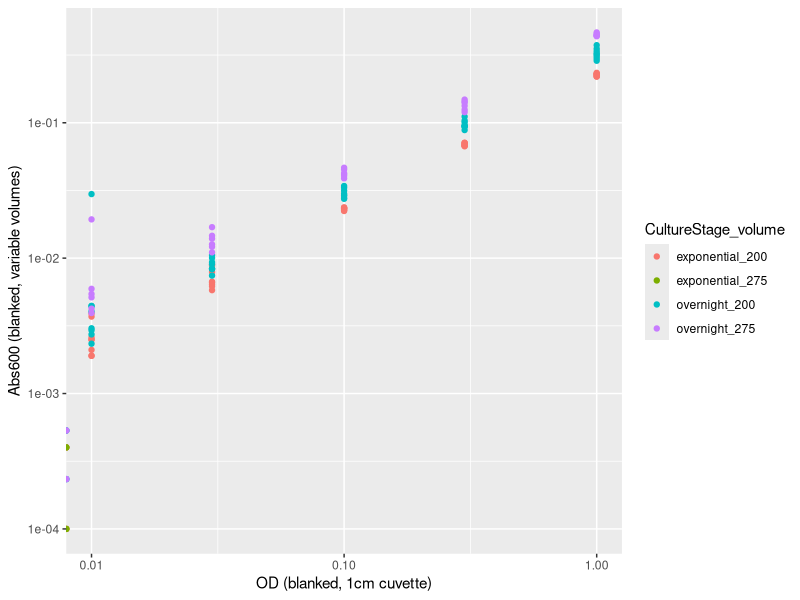
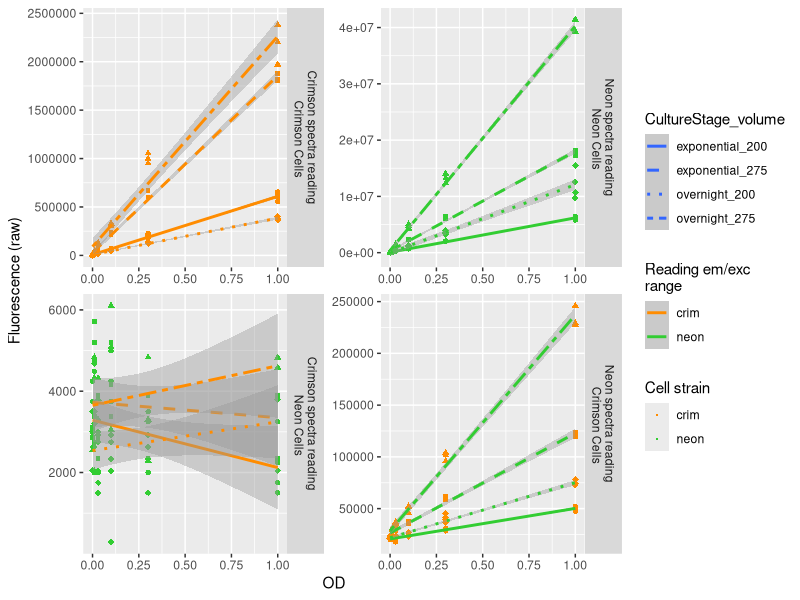
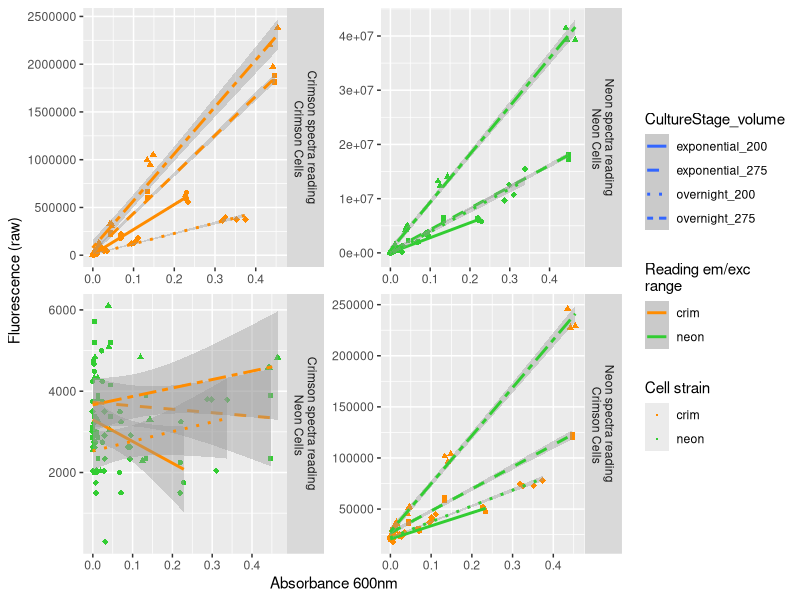
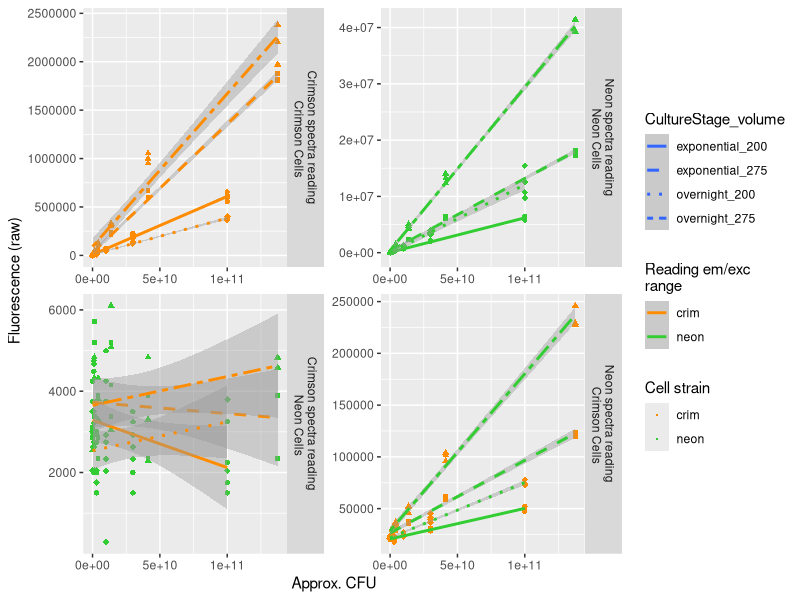
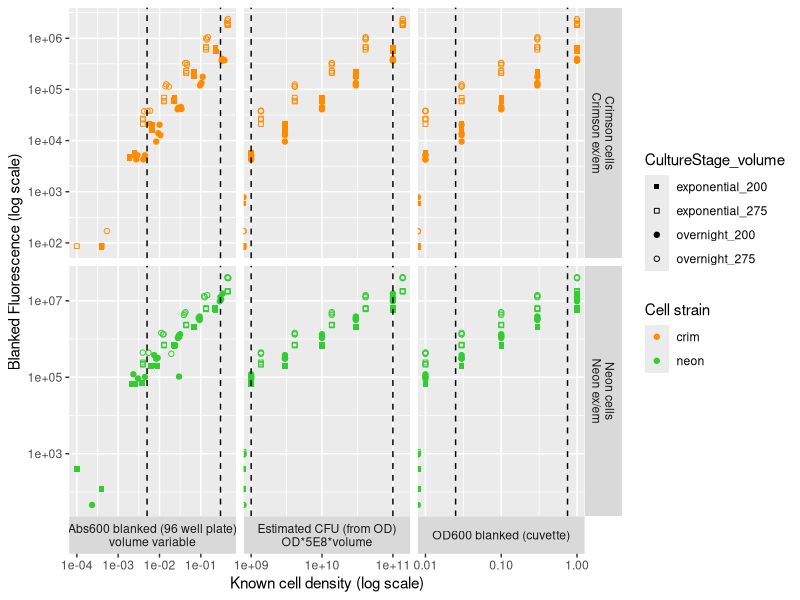
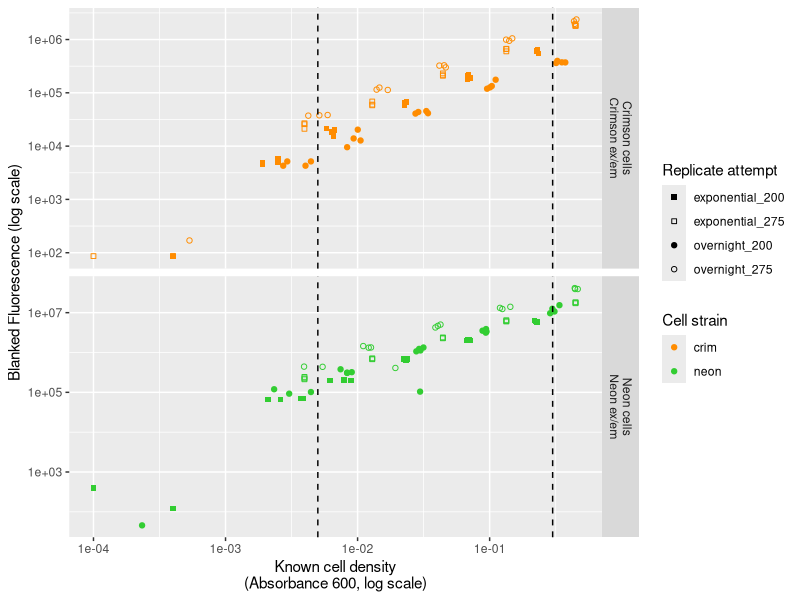
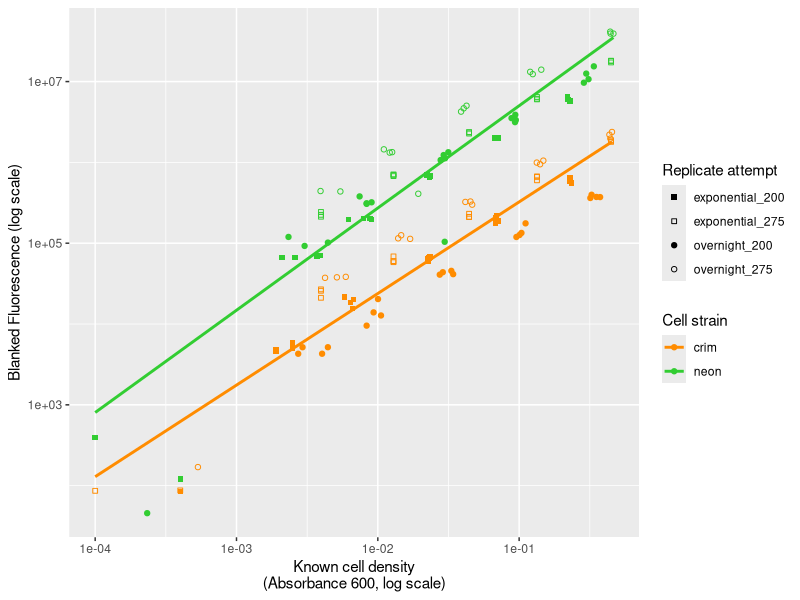
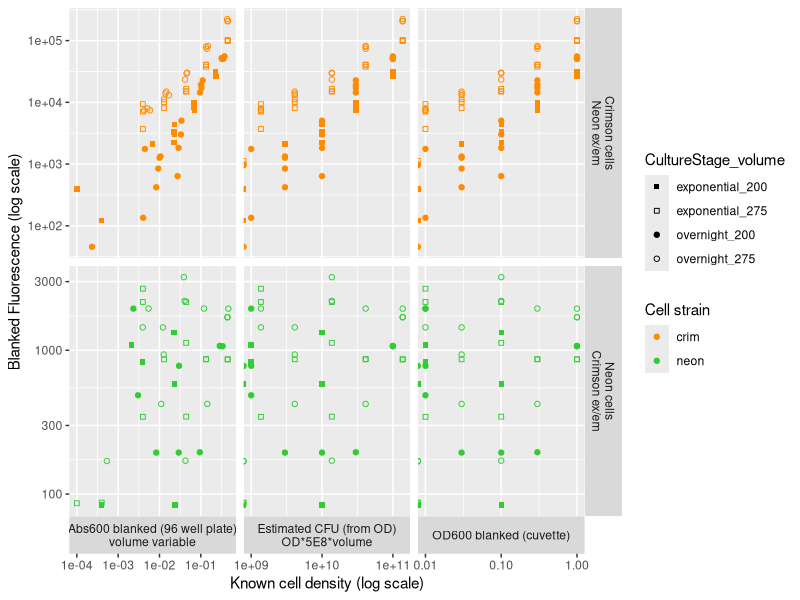

Here is the R script that generated these plots, in order:
library(gridExtra)
library(tidyverse)
library(ggpubr)
dir.create("01_standard_curve")

dat_all <- read.csv("00_raw_data/dat/standard_curve_data.csv") %>%
  filter(!(is.na(read_fluorcell) | is.na(read_otherfluor_fluorcell)))
dat_mix <- read.csv("00_raw_data/dat/standard_curve_mixeddata_wide.csv") 

# 
blankonly <- dat_all %>% filter(OD==0) %>%
  group_by(volume, culture_stage, fluor_cell) %>%
  summarise(Abs600_blanks = mean(Abs600), read_fluorcell_blanks = mean(read_fluorcell)) %>% ungroup()
blankonly_both <- blankonly %>% mutate(fluor_cell=ifelse(fluor_cell=="crim","neon","crim")) %>%
  rename(read_otherfluor_fluorcell_blanks = read_fluorcell_blanks) %>% select(-Abs600_blanks) %>%
  right_join(blankonly)
dat_adj <- left_join(dat_all, blankonly_both) %>%
  mutate(Abs600_blanked = Abs600 - Abs600_blanks, read_fluorcell_blanked = read_fluorcell-read_fluorcell_blanks
         , read_otherfluor_fluorcell_blanked = read_otherfluor_fluorcell-read_otherfluor_fluorcell_blanks
  ) %>%
  unite(culture_stage, volume, col=experiment, remove=FALSE, sep="_") %>%
  mutate(CFU_fromOD = OD*5E8*volume)


#### Absorbance 600 to OD conversion ###########
gg_ODvsAbs <- dat_adj %>%
  unite(culture_stage, volume, col="experiment", remove=FALSE) %>%
  ggplot() +
  geom_point(aes(x=OD, y=Abs600_blanked, col=experiment))+
  # geom_vline(aes(xintercept=0.2)) +
  # geom_hline(aes(yintercept=0.05)) +
  scale_x_log10() + scale_y_log10() +
  labs(col="CultureStage_volume") +
  xlab("OD (blanked, 1cm cuvette)") + ylab("Abs600 (blanked, variable volumes)")
gg_ODvsAbs
ggsave("01_standard_curve/gg_ODvsAbs.png", gg_ODvsAbs, width=6, height=4)

# The exponential culture with 275uL doesn't have absorbance measurements, so let's estimate them using this
# Use the other 275 one
dat_on275_forcurve <- dat_adj %>%
  filter(volume==275, culture_stage == "overnight", OD>0.01)
lm_on275_forcurve <- lm(Abs600_blanked ~ OD, data=dat_on275_forcurve)
dat_adj <- lm_on275_forcurve$coefficients %>% t() %>%as.data.frame() %>%
  rename(abs_conv_intercept = `(Intercept)`, abs_conv_slope = OD) %>%
  cbind(dat_adj) %>%
  mutate(Abs600_blanked = ifelse(is.na(Abs600_blanked), OD*abs_conv_slope+abs_conv_intercept, Abs600_blanked)) %>%
  select(-abs_conv_intercept, -abs_conv_slope)

#### Converting between fluor and OD/Abs ####

# OD vs raw fluorescence
gg_summary_stcurve_ONandExp <- dat_adj %>%
  select(OD, read_fluorcell, read_otherfluor_fluorcell, fluor_cell, experiment) %>%
  pivot_longer(-c(OD, fluor_cell,experiment), names_to="ReadType", values_to="read") %>%
  mutate(
    read_range = ifelse(ReadType=="read_fluorcell", ifelse(fluor_cell=="crim","crim","neon"),
                        ifelse(ReadType=="read_otherfluor_fluorcell", ifelse(fluor_cell=="crim","neon","crim"), NA))
  ) %>%
  mutate(read_range_fluor = ifelse(read_range=="crim","Crimson spectra", "Neon spectra")) %>%
  mutate(cell_type_fluor = ifelse(fluor_cell=="crim", "Crimson Cells", "Neon Cells")) %>%
  unite(read_range_fluor, cell_type_fluor, remove=FALSE, col="Category", sep=" reading\n ") %>%
  # select(Category) %>% unique()
  mutate(Category = factor(Category, levels=c("Crimson spectra reading\n Crimson Cells","Neon spectra reading\n Neon Cells"
                                              ,"Crimson spectra reading\n Neon Cells","Neon spectra reading\n Crimson Cells"))) %>%
  ggplot(aes(x=OD, y=read)) +
  geom_point(aes(fill=fluor_cell), pch=21, cex=0.5,col="NA") +
  geom_point(aes(fill=fluor_cell, pch=experiment), col="NA", show.legend = FALSE) +
  geom_smooth(aes(col=read_range, lty=experiment), method="lm") +
  facet_wrap(.~Category, scales="free", strip.position = "right")+
  ylab("Fluorescence (raw)") + xlab("OD") +
  scale_color_manual(values=c(crim="darkorange", neon="limegreen"))+
  scale_fill_manual(values=c(crim="darkorange", neon="limegreen"))+
  labs(fill="Cell strain", col="Reading em/exc\nrange", lty="CultureStage_volume") +
  scale_shape_manual(values=c(21, 22, 23, 24))+
  scale_linetype_manual(values=c(1,2,3,6))
gg_summary_stcurve_ONandExp
ggsave(filename = "01_standard_curve/gg_summary_stcurve_ONandExp.png", gg_summary_stcurve_ONandExp, height=6, width=10)

# Absorbance vs raw fluorescence
gg_summary_stcurve_ONandExp_abs <- dat_adj %>%
  select(OD, Abs600_blanked, read_fluorcell, read_otherfluor_fluorcell, fluor_cell, experiment) %>%
  pivot_longer(-c(OD, Abs600_blanked, fluor_cell,experiment), names_to="ReadType", values_to="read") %>%
  mutate(
    read_range = ifelse(ReadType=="read_fluorcell", ifelse(fluor_cell=="crim","crim","neon"),
                        ifelse(ReadType=="read_otherfluor_fluorcell", ifelse(fluor_cell=="crim","neon","crim"), NA))
  ) %>%
  mutate(read_range_fluor = ifelse(read_range=="crim","Crimson spectra", "Neon spectra")) %>%
  mutate(cell_type_fluor = ifelse(fluor_cell=="crim", "Crimson Cells", "Neon Cells")) %>%
  unite(read_range_fluor, cell_type_fluor, remove=FALSE, col="Category", sep=" reading\n ") %>%
  mutate(Category = factor(Category, levels=c("Crimson spectra reading\n Crimson Cells","Neon spectra reading\n Neon Cells"
                                              ,"Crimson spectra reading\n Neon Cells","Neon spectra reading\n Crimson Cells"))) %>%
  ggplot(aes(x=Abs600_blanked, y=read)) +
  geom_point(aes(fill=fluor_cell), pch=21, cex=0.5,col="NA") +
  geom_point(aes(fill=fluor_cell, pch=experiment), col="NA", show.legend = FALSE) +
  geom_smooth(aes(col=read_range, lty=experiment), method="lm") +
  facet_wrap(.~Category, scales="free", strip.position = "right")+
  ylab("Fluorescence (raw)") + xlab("Absorbance 600nm") +
  scale_color_manual(values=c(crim="darkorange", neon="limegreen"))+
  scale_fill_manual(values=c(crim="darkorange", neon="limegreen"))+
  labs(fill="Cell strain", col="Reading em/exc\nrange", lty="CultureStage_volume") +
  scale_shape_manual(values=c(21, 22, 23, 24))+
  scale_linetype_manual(values=c(1,2,3,6))
gg_summary_stcurve_ONandExp_abs

ggsave(filename = "01_standard_curve/gg_summary_stcurve_ONandExp_abs.png", gg_summary_stcurve_ONandExp_abs, height=6, width=10)

# Raw fluorescence vs raw CFUs
gg_summary_stcurve_ONandExp_bycells <- dat_adj %>%
  select(OD, CFU_fromOD, read_fluorcell, read_otherfluor_fluorcell, fluor_cell, experiment) %>%
  pivot_longer(-c(OD, CFU_fromOD, fluor_cell,experiment), names_to="ReadType", values_to="read") %>%
  mutate(
    read_range = ifelse(ReadType=="read_fluorcell", ifelse(fluor_cell=="crim","crim","neon"),
                        ifelse(ReadType=="read_otherfluor_fluorcell", ifelse(fluor_cell=="crim","neon","crim"), NA))
  ) %>%
  mutate(read_range_fluor = ifelse(read_range=="crim","Crimson spectra", "Neon spectra")) %>%
  mutate(cell_type_fluor = ifelse(fluor_cell=="crim", "Crimson Cells", "Neon Cells")) %>%
  unite(read_range_fluor, cell_type_fluor, remove=FALSE, col="Category", sep=" reading\n ") %>%
  mutate(Category = factor(Category, levels=c("Crimson spectra reading\n Crimson Cells","Neon spectra reading\n Neon Cells"
                                              ,"Crimson spectra reading\n Neon Cells","Neon spectra reading\n Crimson Cells"))) %>%
  ggplot(aes(x=CFU_fromOD, y=read)) +
  geom_point(aes(fill=fluor_cell), pch=21, cex=0.5,col="NA") +
  geom_point(aes(fill=fluor_cell, pch=experiment), col="NA", show.legend = FALSE) +
  geom_smooth(aes(col=read_range, lty=experiment), method="lm") +
  facet_wrap(.~Category, scales="free", strip.position = "right")+
  ylab("Fluorescence (raw)") + xlab("Approx. CFU") +
  scale_color_manual(values=c(crim="darkorange", neon="limegreen"))+
  scale_fill_manual(values=c(crim="darkorange", neon="limegreen"))+
  labs(fill="Cell strain", col="Reading em/exc\nrange", lty="CultureStage_volume") +
  scale_shape_manual(values=c(21, 22, 23, 24))+
  scale_linetype_manual(values=c(1,2,3,6))
gg_summary_stcurve_ONandExp_bycells
ggsave(filename = "01_standard_curve/gg_summary_stcurve_ONandExp_bycells.png", gg_summary_stcurve_ONandExp_bycells, height=6, width=10)


# Get boundaries for standard curves; manually selected
stcurve_bounds <- data.frame(odabs_type = c("OD","Abs600_blanked","CFU_fromOD")
                             , lwrBound = c(0.025, 0.005, 1E9)
                             , uprBound = c(0.75, 0.3, 1E11))

# Log the values
# pivot longer makes it so you get the same fluor values, repeated across each 'x' value (OD, Abs600, cell counts)
gg_summary_stcurve_loglog_all <- dat_adj %>%
  select(OD, Abs600_blanked, CFU_fromOD, read_fluorcell_blanked, fluor_cell, experiment) %>%
  pivot_longer(-c(read_fluorcell_blanked, fluor_cell, experiment), names_to="odabs_type", values_to = "odabs_val") %>%
  full_join(stcurve_bounds) %>%
  mutate(Reading = ifelse(fluor_cell=="crim","Crimson cells\nCrimson ex/em", "Neon cells\nNeon ex/em")) %>%
  mutate(odabs_type_adj = ifelse(odabs_type=="OD", "OD600 blanked (cuvette)"
                                 , ifelse(odabs_type=="Abs600_blanked", "Abs600 blanked (96 well plate)\nvolume variable", 
                                          ifelse(odabs_type=="CFU_fromOD", "Estimated CFU (from OD)\nOD*5E8*volume", NA)) )) %>%
  ggplot(aes(x=odabs_val, y=(read_fluorcell_blanked))) +
  geom_point(aes(col=fluor_cell, pch=experiment)) +
  geom_vline(aes(xintercept=lwrBound), lty=2) +
  geom_vline(aes(xintercept=uprBound), lty=2) +
  facet_grid(Reading~odabs_type_adj, scales="free", switch = "x")+
  ylab("Blanked Fluorescence (log scale)") + xlab("Known cell density (log scale)") +
  scale_color_manual(values=c(crim="darkorange", neon="limegreen"))+
  labs(col="Cell strain", pch="CultureStage_volume") +
  scale_shape_manual(values=c(15,22,19,21))+
  scale_x_log10() +
  scale_y_log10() 
gg_summary_stcurve_loglog_all
ggsave("01_standard_curve/gg_summary_stcurve_loglog_all.png", gg_summary_stcurve_loglog_all, height=5, width=10)


gg_summary_stcurve_loglog_simple <- dat_adj %>%
  select(OD, Abs600_blanked, CFU_fromOD, read_fluorcell_blanked, fluor_cell, experiment) %>%
  pivot_longer(-c(read_fluorcell_blanked, fluor_cell, experiment), names_to="odabs_type", values_to = "odabs_val") %>%
  full_join(stcurve_bounds) %>%
  mutate(Reading = ifelse(fluor_cell=="crim","Crimson cells\nCrimson ex/em", "Neon cells\nNeon ex/em")) %>%
  mutate(odabs_type_adj = ifelse(odabs_type=="OD", "OD600 blanked (cuvette)"
                                 , ifelse(odabs_type=="Abs600_blanked", "Abs600 blanked (96 well plate)\nvolume variable", 
                                          ifelse(odabs_type=="CFU_fromOD", "Estimated CFU (from OD)\nOD*5E8*volume", NA)) )) %>%
  filter(odabs_type == "Abs600_blanked") %>% #### Use only ABs600 here because it is technically the "most accurate"
  ggplot(aes(x=odabs_val, y=(read_fluorcell_blanked))) +
  geom_point(aes(col=fluor_cell, pch=experiment)) +
  geom_vline(aes(xintercept=lwrBound), lty=2) +
  geom_vline(aes(xintercept=uprBound), lty=2) +
  facet_grid(Reading~., scales="free", switch = "x")+
  ylab("Blanked Fluorescence (log scale)") + xlab("Known cell density\n(Absorbance 600, log scale)") +
  scale_color_manual(values=c(crim="darkorange", neon="limegreen"))+
  labs(col="Cell strain", pch="Replicate attempt") +
  scale_shape_manual(values=c(15,22,19,21))+
  scale_x_log10() +
  scale_y_log10() 
gg_summary_stcurve_loglog_simple
ggsave("01_standard_curve/gg_summary_stcurve_loglog_simple.png", gg_summary_stcurve_loglog_simple, height=5, width=6)


gg_summary_stcurve_loglog_simple2 <- dat_adj %>%
  select(OD, Abs600_blanked, CFU_fromOD, read_fluorcell_blanked, fluor_cell, experiment) %>%
  pivot_longer(-c(read_fluorcell_blanked, fluor_cell, experiment), names_to="odabs_type", values_to = "odabs_val") %>%
  full_join(stcurve_bounds) %>%
  mutate(Reading = ifelse(fluor_cell=="crim","Crimson cells\nCrimson ex/em", "Neon cells\nNeon ex/em")) %>%
  mutate(odabs_type_adj = ifelse(odabs_type=="OD", "OD600 blanked (cuvette)"
                                 , ifelse(odabs_type=="Abs600_blanked", "Abs600 blanked (96 well plate)\nvolume variable", 
                                          ifelse(odabs_type=="CFU_fromOD", "Estimated CFU (from OD)\nOD*5E8*volume", NA)) )) %>%
  filter(odabs_type == "Abs600_blanked") %>%
  ggplot(aes(x=odabs_val, y=(read_fluorcell_blanked))) +
  geom_point(aes(col=fluor_cell, pch=experiment)) +
  geom_smooth(aes(col=fluor_cell), se=FALSE, method="lm") +
  # facet_grid(Reading~., scales="free", switch = "x")+
  ylab("Blanked Fluorescence (log scale)") + xlab("Known cell density\n(Absorbance 600, log scale)") +
  scale_color_manual(values=c(crim="darkorange", neon="limegreen"))+
  labs(col="Cell strain", pch="Replicate attempt") +
  scale_shape_manual(values=c(15,22,19,21))+
  scale_x_log10() +
  scale_y_log10() 
gg_summary_stcurve_loglog_simple2
ggsave("01_standard_curve/gg_summary_stcurve_loglog_simple2.png", gg_summary_stcurve_loglog_simple2, height=3, width=5)


gg_summary_stcurve_loglog_all_BG <- dat_adj %>%
  select(OD, Abs600_blanked, CFU_fromOD, read_otherfluor_fluorcell_blanked, fluor_cell, experiment) %>%
  pivot_longer(-c(read_otherfluor_fluorcell_blanked, fluor_cell, experiment), names_to="odabs_type", values_to = "odabs_val") %>%
  mutate(Reading = ifelse(fluor_cell=="neon","Neon cells\nCrimson ex/em", "Crimson cells\nNeon ex/em")) %>%
  mutate(odabs_type_adj = ifelse(odabs_type=="OD", "OD600 blanked (cuvette)"
                                 , ifelse(odabs_type=="Abs600_blanked", "Abs600 blanked (96 well plate)\nvolume variable", 
                                          ifelse(odabs_type=="CFU_fromOD", "Estimated CFU (from OD)\nOD*5E8*volume", NA)) )) %>%
  ggplot(aes(x=odabs_val, y=(read_otherfluor_fluorcell_blanked))) +
  geom_point(aes(col=fluor_cell, pch=experiment)) +
  facet_grid(Reading~odabs_type_adj, scales="free", switch = "x")+
  ylab("Blanked Fluorescence (log scale)") + xlab("Known cell density (log scale)") +
  scale_color_manual(values=c(crim="darkorange", neon="limegreen"))+
  labs(col="Cell strain", pch="CultureStage_volume") +
  scale_shape_manual(values=c(15,22,19,21))+
  scale_x_log10() +
  scale_y_log10() 
gg_summary_stcurve_loglog_all_BG
ggsave("01_standard_curve/gg_summary_stcurve_loglog_all_BG.png", gg_summary_stcurve_loglog_all_BG, height=5, width=10)



dat_bgonly <- dat_adj %>%
  select(OD, experiment, rep, read_otherfluor_fluorcell_blanked, fluor_cell) %>%
  mutate(fluor_cell = ifelse(fluor_cell=="crim","neon","crim")) %>%
  rename(read_fluor_otherfluorcell_blanked = read_otherfluor_fluorcell_blanked) 
dat_adj <- dat_adj %>%
  full_join(dat_bgonly) %>%
  filter(!(Abs600_blanked>0.01 & (read_fluorcell_blanked)<=1.2E5 & fluor_cell=="neon")) ### REMOVING THAT RANDOM POINT- if you plot there's a weird outlier
  

gg_summary_stcurve_loglog_BGfluor <- dat_adj %>%
  # mutate(fluor_read = ifelse(fluor_cell=="crim","Neon ex/em spectra reading\nof crimson cells", "Crimson ex/em spectra reading\nof neon cells")) %>%
  mutate(fluor_reading = ifelse(fluor_cell=="crim","Crimson ex/em spectra reading", "Neon ex/em spectra reading")) %>%
  ggplot(aes(x=read_fluorcell_blanked, y=read_fluor_otherfluorcell_blanked)) +
  geom_point(aes(pch=experiment)) +
  # geom_hline(aes(yintercept=lwrBoundy), lty=2) +
  # geom_vline(aes(xintercept=lwrBound), lty=2) +
  facet_grid(.~fluor_reading, scales="free")+
  ylab("Fluorescence reading of non-matching cell (log scale)") + xlab("Fluoresecence reading of matching cell (log scale)") +
  labs(col="Cell strain", pch="CultureStage_volume") +
  geom_hline(aes(yintercept=1.5E4)) +
  scale_shape_manual(values=c(15,22,19,21))+
  scale_x_log10() +
  scale_y_log10() 
gg_summary_stcurve_loglog_BGfluor
ggsave("01_standard_curve/gg_summary_stcurve_loglog_BGfluor.png", gg_summary_stcurve_loglog_BGfluor, height=5, width=10)

######## Get linear fit ##########
dat_neon <- dat_adj %>%
  # filter((Abs600_blanked>0.01 & (read_fluorcell_blanked)<=1.2E5 & fluor_cell=="neon")) %>% # This is for checking that random point is gone
  select(OD, Abs600_blanked, CFU_fromOD, read_fluorcell_blanked, fluor_cell, experiment) %>%
  pivot_longer(-c(read_fluorcell_blanked, fluor_cell, experiment), names_to="odabs_type", values_to = "odabs_val") %>%
  full_join(stcurve_bounds) %>%
  filter(odabs_val> lwrBound,odabs_val<uprBound ) %>%
  filter(fluor_cell=="neon") %>%
  filter(odabs_type=="Abs600_blanked") %>%
  mutate(read_fluorcell_blanked_log10 = log10(read_fluorcell_blanked), odabs_val_log10 = log10(odabs_val))
dat_crim <- dat_adj %>%
  select(OD, Abs600_blanked, CFU_fromOD, read_fluorcell_blanked, fluor_cell, experiment) %>%
  pivot_longer(-c(read_fluorcell_blanked, fluor_cell, experiment), names_to="odabs_type", values_to = "odabs_val") %>%
  full_join(stcurve_bounds) %>%
  filter(odabs_val> lwrBound,odabs_val<uprBound ) %>%
  filter(fluor_cell=="crim")%>%
  filter(odabs_type=="Abs600_blanked")%>%
  mutate(read_fluorcell_blanked_log10 = log10(read_fluorcell_blanked), odabs_val_log10 = log10(odabs_val))

## Force through zero if blanked; do a separate curve for every experiment
dat_neon1 <- dat_neon %>% filter(experiment=="overnight_275") 
dat_neon2 <- dat_neon %>% filter(experiment=="exponential_275")
dat_neon3 <- dat_neon %>% filter(experiment=="overnight_200")
dat_neon4 <- dat_neon %>% filter(experiment=="exponential_200")
neon_fit1 <- lm(read_fluorcell_blanked ~ (-1+odabs_val), data=dat_neon1)
neon_fit2 <- lm(read_fluorcell_blanked ~ (-1+odabs_val), data=dat_neon2)
neon_fit3 <- lm(read_fluorcell_blanked ~ (-1+odabs_val), data=dat_neon3)
neon_fit4 <- lm(read_fluorcell_blanked ~ (-1+odabs_val), data=dat_neon4)
# neon_fitlog10 <- lm(read_fluorcell_blanked_log10 ~ (-1+odabs_val_log10), data=dat_neon)
neon_fit1_winter <- lm(read_fluorcell_blanked ~ odabs_val, data=dat_neon1)
neon_fit2_winter <- lm(read_fluorcell_blanked ~ odabs_val, data=dat_neon2)
neon_fit3_winter <- lm(read_fluorcell_blanked ~ odabs_val, data=dat_neon3)
neon_fit4_winter <- lm(read_fluorcell_blanked ~ odabs_val, data=dat_neon4)
neon_fitlog10_winter <- lm(read_fluorcell_blanked_log10 ~ odabs_val_log10, data=dat_neon)
# Look at fit


dat_crim1 <- dat_crim %>% filter(experiment=="overnight_275")
dat_crim2 <- dat_crim %>% filter(experiment=="exponential_275")
dat_crim3 <- dat_crim %>% filter(experiment=="overnight_200")
dat_crim4 <- dat_crim %>% filter(experiment=="exponential_200")
crim_fit1 <- lm(read_fluorcell_blanked ~ (-1+odabs_val), data=dat_crim1)
crim_fit2 <- lm(read_fluorcell_blanked ~ (-1+odabs_val), data=dat_crim2)
crim_fit3 <- lm(read_fluorcell_blanked ~ (-1+odabs_val), data=dat_crim3)
crim_fit4 <- lm(read_fluorcell_blanked ~ (-1+odabs_val), data=dat_crim4)
# crim_fitlog10 <- lm(read_fluorcell_blanked_log10 ~ (-1+odabs_val_log10), data=dat_crim)
crim_fit1_winter <- lm(read_fluorcell_blanked ~ odabs_val, data=dat_crim1)
crim_fit2_winter <- lm(read_fluorcell_blanked ~ odabs_val, data=dat_crim2)
crim_fit3_winter <- lm(read_fluorcell_blanked ~ odabs_val, data=dat_crim3)
crim_fit4_winter <- lm(read_fluorcell_blanked ~ odabs_val, data=dat_crim4)
crim_fitlog10_winter <- lm(read_fluorcell_blanked_log10 ~ odabs_val_log10, data=dat_crim)

# make into df
neon_df <- t(data.frame(neon_fit1$coefficients,
                        neon_fit2$coefficients,
                        neon_fit3$coefficients,
                        neon_fit4$coefficients)) %>%
  as.data.frame() %>%
  mutate(experiment = c("overnight_275","exponential_275", "overnight_200","exponential_200")) %>%
  mutate(fluor="neon") %>%
  # rename(od_conv_slope=read_fluorcell_blanked, od_conv_intercept = `(Intercept)`) 
rename(od_conv_slope=odabs_val) 
crim_df <- t(data.frame(crim_fit1$coefficients,
                        crim_fit2$coefficients,
                        crim_fit3$coefficients,
                        crim_fit4$coefficients)) %>%
  as.data.frame() %>%
  mutate(experiment = c("overnight_275","exponential_275", "overnight_200","exponential_200")) %>%
  mutate(fluor="crim") %>%
  # rename(od_conv_slope=read_fluorcell_blanked, od_conv_intercept = `(Intercept)`) 
rename(od_conv_slope=odabs_val) 


# make into df
neon_df_winter <- t(data.frame(neon_fit1_winter$coefficients,
                               neon_fit2_winter$coefficients,
                               neon_fit3_winter$coefficients,
                               neon_fit4_winter$coefficients,
                               neon_fitlog10_winter$coefficients)) %>%
  as.data.frame() %>%
  mutate(experiment = c("overnight_275_winter","exponential_275_winter", "overnight_200_winter","exponential_200_winter", "allLog10_winter")) %>%
  mutate(fluor="neon") %>%
  rename(od_conv_slope=odabs_val, od_conv_intercept = `(Intercept)`)
  # rename(od_conv_slope=OD) 
crim_df_winter <- t(data.frame(crim_fit1_winter$coefficients,
                               crim_fit2_winter$coefficients,
                               crim_fit3_winter$coefficients,
                               crim_fit4_winter$coefficients,
                               crim_fitlog10_winter$coefficients)) %>%
  as.data.frame() %>%
  mutate(experiment = c("overnight_275_winter","exponential_275_winter", "overnight_200_winter","exponential_200_winter","allLog10_winter")) %>%
  mutate(fluor="crim") %>%
  rename(od_conv_slope=odabs_val, od_conv_intercept = `(Intercept)`)
  # rename(od_conv_slope=OD) 

allConv <-full_join(neon_df, crim_df) %>% full_join(neon_df_winter) %>% full_join(crim_df_winter) %>%
  mutate(od_conv_intercept = ifelse(is.na(od_conv_intercept), 0, od_conv_intercept))
write.table(allConv, file="01_standard_curve/conversion_models.txt", quote=FALSE, row.names = FALSE, sep="\t")
save(allConv, file = "01_standard_curve/allConv.RData")

####### Get for autofluorescence ##########

stcurve_fluorbounds <- data.frame(fluor_cell=c("crim","neon")
                                  , lwrBoundy = c(1.5E4,1.5E4))
gg_background_fluor <- dat_adj %>%
  filter(OD!=0) %>%
  left_join(stcurve_fluorbounds) %>%
  mutate(fluor_cell = ifelse(fluor_cell=="crim", "Crimson cells", "Neon cells")) %>%
  ggplot() +
  geom_point(aes(x=(read_fluorcell_blanked), y=(read_otherfluor_fluorcell_blanked))) +
  facet_grid(.~fluor_cell, scales="free_x") +
  geom_hline(aes(yintercept=lwrBoundy)) +
  # xlab("Fluorescence of NEON\n from neon-cells (blanked)") +ylab("Fluorescence of CRIMSON\n from neon-cells (blanked)")+
  xlab("Blanked fluorescence reading\nthat matches fluorescent cell type\n(log scale)") +
  ylab("Fluoresence reading of\nopposite fluorophore\n(log scale)")+
  scale_x_log10() + scale_y_log10()
gg_background_fluor
ggsave(filename = "01_standard_curve/gg_background_fluor.png", gg_background_fluor, height=4, width=6)


dat_crimcells_neonbackground <-  dat_adj %>%
  left_join(stcurve_fluorbounds) %>%
  filter(read_otherfluor_fluorcell_blanked>lwrBoundy) %>%
  filter(fluor_cell=="crim") %>%
  mutate(read_otherfluor_fluorcell_blanked_log10 = log10(read_otherfluor_fluorcell_blanked)
         , read_fluorcell_blanked_log10 = log10(read_fluorcell_blanked))
dat_neoncells_crimbackground <-  dat_adj %>%
  left_join(stcurve_fluorbounds) %>%
  filter(read_otherfluor_fluorcell_blanked>lwrBoundy) %>%
  filter(fluor_cell=="neon")%>%
  mutate(read_otherfluor_fluorcell_blanked_log10 = log10(read_otherfluor_fluorcell_blanked)
         , read_fluorcell_blanked_log10 = log10(read_fluorcell_blanked))

## Okay, so we can subtract baseline excitation from crimson measurements using a simple blank.
# But for neon measurements, we need to subtract a non-flat amount based on how many crimson cells there are
# Calculate crimson first. Then calculate neon.

# See if there is background crimson when there are a lot of neon cells
# bgcrimfluor_fromneoncells<- lm(mean_bg_fluor_raw_blanked ~ mean_raw_blanked, data=dat_neoncells_crimbackground_nozero)
# bgcrimfluor_fromneoncells<- lm(read_otherfluor_fluorcell_blanked ~ 1, data=dat_neoncells_crimbackground)
# ggplot(dat_neoncells_crimbackground) +
  # geom_point(aes(x=mean_read_fluorcell_blanked, y=mean_read_bgfluorcell_blanked)) + 
  # geom_smooth(aes(x=mean_read_fluorcell_blanked, y=mean_read_bgfluorcell_blanked), method="lm")
# NO EFFECT BECAUSE NO POINTS ABOVE DETECTION THRESHOLD

# So, that means we can calculate crimson cells directly from crimson fluor

# Then, calculate hypothetical background fluorescence when there are two types of cells
bgneonfluor_fromcrimcells<- lm(read_otherfluor_fluorcell_blanked ~ -1 + read_fluorcell_blanked, data=dat_crimcells_neonbackground)
bgneonfluor_fromcrimcells_winter<- lm(read_otherfluor_fluorcell_blanked ~ 1 + read_fluorcell_blanked, data=dat_crimcells_neonbackground)
bgneonfluor_fromcrimcells
ggplot(dat_crimcells_neonbackground) +
  geom_point(aes(x=read_fluorcell_blanked, y=read_otherfluor_fluorcell_blanked)) +
  geom_abline(aes(slope=0.07782, intercept=814.98225), col="red") +
  geom_abline(aes(slope=0.07841, intercept=0), col="blue") 

# Finally, calcuate the actual neon ~ od rule for neon cells
# NOTE: here, there are no crimson cells which means we can just use direct measurements
#THIS IS BELOW

### Make bg coefficients into tables
# 
# bgcrimfluor_fromneoncells_fit_df <- t(bgcrimfluor_fromneoncells$coefficients) %>%
#   as.data.frame() %>%
#   mutate(fluor="crim") %>% ###### THIS IS THE BACKGROUND FOR OPPOSITE
#   rename(bg_conv_intercept = `(Intercept)`) %>%
#   mutate(bg_conv_slope=0)
# rename(bg_conv_intercept = `(Intercept)`, bg_conv_slope=mean_read_fluorcell_blanked)

# Make mock for crim
bgcrimfluor_fromneoncells_fit_df <- data.frame(bg_conv_intercept=0, bg_conv_slope=1, version=c("winter", "intercept0"),fluor="crim")

bgneonfluor_fromcrimcells_fit_df <- t(data.frame(c(bgneonfluor_fromcrimcells_winter$coefficients, version="winter"),
                                                 c(0,bgneonfluor_fromcrimcells$coefficients, version="intercept0"))) %>%
  as.data.frame() %>%
  mutate(fluor="neon") %>%
  as_tibble() %>%
  rename(bg_conv_intercept = `(Intercept)`, bg_conv_slope=read_fluorcell_blanked) %>%
  mutate(bg_conv_intercept = as.numeric(bg_conv_intercept), bg_conv_slope = as.numeric(bg_conv_slope))


allConv_bg <-full_join(bgcrimfluor_fromneoncells_fit_df, bgneonfluor_fromcrimcells_fit_df)
# allConv_bg <-full_join(bgneonfluor_fromcrimcells_fit_df,)
write.table(allConv_bg, file="01_standard_curve/conversion_models_bg.txt", quote=FALSE, row.names = FALSE, sep="\t")
save(allConv_bg, file = "01_standard_curve/allConv_bg.RData")

#### Check standard curve and bg fluor fits ####

allConv_long <- allConv %>%
  separate(experiment, into=c("experiment","inter"), remove=FALSE, sep="_win") %>%
  mutate(inter = ifelse(is.na(inter),"No intercept","Variable intercept")) %>%
  # filter(experiment !="allLog10") %>%
  rename(fluor_cell=fluor)
# Make a make set so I can draw on a log10 scale below
mock_allLog10_inter <- data.frame(fluor_cell=c("neon","neon","crim","crim")
                                  , Abs600_blanked = c(0.01, 0.1, 0.01, 0.1)) %>%
  full_join(allConv_long, relationship="many-to-many") %>%
  filter(experiment =="allLog10") %>%
  mutate(estFluorlog = log10(Abs600_blanked)*od_conv_slope + od_conv_intercept
         , estFluor = 10^estFluorlog) %>%
  select(fluor_cell, Abs600_blanked, estFluor)
  
mock_dat <- data.frame(fluor_cell=c("neon","neon","crim","crim")
           , Abs600_blanked = c(0.01, 0.1, 0.01, 0.1)) %>%
  full_join(allConv_long, relationship="many-to-many") %>%
  filter(experiment !="allLog10") %>%
  mutate(estFluor = Abs600_blanked*od_conv_slope + od_conv_intercept) %>%
  select(fluor_cell, Abs600_blanked, estFluor, experiment, inter)

gg_stcurve_fits <- dat_adj %>%
  # full_join(allConv_long, relationship = "many-to-many") %>%
  ggplot(aes(x=Abs600_blanked, y=read_fluorcell_blanked)) +
  geom_point()+
  geom_smooth(data=mock_dat, aes(x=Abs600_blanked, y=estFluor, lty=inter, col=inter), alpha=0.5, method="lm", fullrange=TRUE)+
  geom_smooth(data=mock_allLog10_inter, aes(x=Abs600_blanked, y=estFluor, col="Pooled all data", lty="Pooled all data"), alpha=0.5, method="lm", fullrange=TRUE)+
  facet_grid(fluor_cell~experiment, scales="free") +
  scale_x_log10() +
  scale_y_log10()+
  ylab("Fluorescence (log scale)") + xlab("Abs600 blanked (log scale)")+
  labs(col="Model parameters",lty="Model parameters")
gg_stcurve_fits
ggsave("01_standard_curve/gg_stcurve_fits.png",gg_stcurve_fits,width=10, height=6)




allConv_slopeconstants <- allConv %>%
  pivot_wider(id_cols=c(experiment), names_from=fluor, values_from=od_conv_slope) %>%
  mutate(slope_ratio = (crim/neon)
        , FC_slope_ratio = log2(crim/neon))

#### Mixed populations ####
# Get blanks for mixed pop standards
blanks_datmix <- dat_mix %>%
  filter(prop_crim==0 & prop_neon==0) %>%
  group_by(experiment) %>%
  summarise(read_crim_blanks = mean(read_crim), read_neon_blanks = mean(read_neon))
allConv_wide_2 <- allConv %>%
  pivot_wider(id_cols="experiment", names_from="fluor", values_from=c("od_conv_intercept", "od_conv_slope")) %>%
  rename(stcurve=experiment) %>%
  mutate(joinyby="yes") %>%
  filter(stcurve !="allLog10_winter")
allConv_bg_wide_2 <- allConv_bg%>%
  full_join(data.frame(bg_conv_intercept=c(0,0)
                       , bg_conv_slope = c(1,1)
                       , version = c("Nobgadj","Nobgadj")
                       , fluor=c("crim","neon"))) %>%
  filter(version!="intercept0") %>%
  pivot_wider(id_cols="version", names_from="fluor", values_from=c("bg_conv_intercept","bg_conv_slope")) %>%
  mutate(joinyby="yes") 

dat_mix_adj <- dat_mix %>%
  mutate(ratio_real = (prop_crim*100+1)/(prop_neon*100+1)
         , ratio_od = OD_crim/OD_neon
         , FC_ratio_real = log2(ratio_real)
         , FC_ratio_od = log2(ratio_od)) %>%
  full_join(blanks_datmix) %>%
  mutate(read_crim_blanked = read_crim-read_crim_blanks, read_neon_blanked = read_neon-read_neon_blanks
) %>%
  mutate(joinyby="yes") %>%
  full_join(allConv_bg_wide_2, relationship="many-to-many") %>%
  # rowwise() %>%
  mutate(read_neon_blanked_bgadj = read_neon_blanked- (read_crim_blanked*bg_conv_slope_neon + bg_conv_intercept_neon)) %>%
  # ungroup() %>%
  mutate(read_crim_blanked_zeroed = ifelse(read_crim_blanked<0, 0, read_crim_blanked)
         , read_neon_blanked_bgadj_zeroed = ifelse(read_neon_blanked_bgadj<0, 0, read_neon_blanked_bgadj)
         , ratio_cn = (read_crim_blanked_zeroed/read_neon_blanked_bgadj_zeroed)
         , FC_cn = log2(ratio_cn)
         ) %>%
  # arrange(experiment, rep, OD_crim, OD_neon) %>% View()
  # select(FC_ratio_real, FC_cn, experiment, version) %>% distinct() %>% View()
  full_join(allConv_wide_2, relationship="many-to-many") %>%
  mutate(crim_estAbs = (read_crim_blanked_zeroed-od_conv_intercept_crim)/od_conv_slope_crim,
         neon_estAbs = (read_neon_blanked_bgadj_zeroed-od_conv_intercept_neon)/od_conv_slope_neon  ) %>%
  mutate(
    FC_estAbs = log2(crim_estAbs/neon_estAbs) ) %>%
  # filter(!(prop_crim==0 & prop_neon==0)) %>%
  mutate(OD_both = OD_crim + OD_neon) %>%
  mutate(OD_both = ifelse(is.na(OD_both), 0.1, OD_both))  

# dat_mix_adj %>%
#   filter(experiment=="test3", prop_crim==0.5, prop_neon==0.5, stcurve=="overnight_275", rep==1) %>% 
#   View()
### Check fit of standard curves ###
gg_mixed_cultures_w_stcurves_mixtest2 <- dat_mix_adj %>% 
  filter(experiment =="test2", !(prop_neon==0 & prop_crim==0)) %>%
  ggplot() +
  geom_point(aes(x=prop_crim, y=crim_estAbs, col="crim")) +
  geom_point(aes(x=1-prop_neon, y=neon_estAbs, col="neon")) +
  facet_wrap(version~stcurve, scales="free", nrow=4
             , labeller = labeller(stcurve = c(exponential_200="St. curve made with\n Exponential, 200uL, intercept=0", exponential_275="St. curve made with\n Exponential, 275uL, intercept=0"
                                                 ,overnight_200="St. curve made with\n Overnight, 200uL, intercept=0", overnight_275="St. curve made with\n Overnight, 275uL, intercept=0"
                                                 ,exponential_200_winter="St. curve made with\n Exponential, 200uL, variable intercept", exponential_275_winter="St. curve made with\n Exponential, 275uL, variable intercept"
                                                 ,overnight_200_winter="St. curve made with\n Overnight, 200uL, variable intercept", overnight_275_winter="St. curve made with\n Overnight, 275uL, variable intercept")
                                   , version = c(Nobgadj = "Did not subtract\nbackground fluorescence", winter = "Subtracted background fluorescence"))) +
  xlab("Proportion Crimson cells") +ylab("Estimated Absorbance 600")+
  scale_color_manual(values=c(crim="darkorange", neon="green"))+
  labs(col="Strain", title="Mixed cultures test 2\n200uL, total OD = 0.3 or Abs600 ~ 0.05")
gg_mixed_cultures_w_stcurves_mixtest2
ggsave("01_standard_curve/gg_mixed_cultures_w_stcurves_mixtest2.png", gg_mixed_cultures_w_stcurves_mixtest2, height=10, width=14)

gg_mixed_cultures_w_stcurves_mixtest3 <- dat_mix_adj %>% 
  filter(experiment =="test3", !(prop_neon==0 & prop_crim==0)) %>%
  ggplot() +
  geom_point(aes(x=prop_crim, y=crim_estAbs, col="crim")) +
  geom_point(aes(x=1-prop_neon, y=neon_estAbs, col="neon")) +
  facet_wrap(version~stcurve, scales="free", nrow=4
             , labeller = labeller(stcurve = c(exponential_200="St. curve made with\n Exponential, 200uL, intercept=0", exponential_275="St. curve made with\n Exponential, 275uL, intercept=0"
                                               ,overnight_200="St. curve made with\n Overnight, 200uL, intercept=0", overnight_275="St. curve made with\n Overnight, 275uL, intercept=0"
                                               ,exponential_200_winter="St. curve made with\n Exponential, 200uL, variable intercept", exponential_275_winter="St. curve made with\n Exponential, 275uL, variable intercept"
                                               ,overnight_200_winter="St. curve made with\n Overnight, 200uL, variable intercept", overnight_275_winter="St. curve made with\n Overnight, 275uL, variable intercept")
                                   , version = c(Nobgadj = "Did not subtract\nbackground fluorescence", winter = "Subtracted background fluorescence"))) +
  xlab("Proportion Crimson cells") +ylab("Estimated Absorbance 600")+
  scale_color_manual(values=c(crim="darkorange", neon="green"))+
  labs(col="Strain", title="Mixed cultures test 3\n275uL, total Abs600 ~ 0.01")
gg_mixed_cultures_w_stcurves_mixtest3
ggsave("01_standard_curve/gg_mixed_cultures_w_stcurves_mixtest3.png", gg_mixed_cultures_w_stcurves_mixtest3, height=10, width=14)




gg_mixed_cultures_simple <- dat_mix_adj %>% 
  filter(experiment =="test3", !(prop_neon==0 & prop_crim==0)) %>%
  filter(stcurve=="exponential_275", version=="winter") %>%
  ggplot() +
  geom_point(aes(x=prop_crim, y=crim_estAbs, col="crim")) +
  geom_point(aes(x=1-prop_neon, y=neon_estAbs, col="neon")) +
  xlab("Proportion Crimson cells") +ylab("Estimated Absorbance 600")+
  scale_color_manual(values=c(crim="darkorange", neon="green"))+
  labs(col="Strain")
gg_mixed_cultures_simple
ggsave("01_standard_curve/gg_mixed_cultures_simple.png", gg_mixed_cultures_simple, height=3, width=5)


dat_mix_adj %>%
  select(read_crim_blanked, read_neon_blanked, read_neon_blanked_bgadj, read_neon_blanked_bgadj_zeroed, version) %>%
  ggplot() + 
  geom_point(aes(x=read_crim_blanked, y=read_neon_blanked_bgadj, col=version)) 
  
gg_ratio_standard <- dat_mix_adj %>%
  filter(!(prop_crim==0 & prop_neon==0)) %>%
  filter(OD_both>0.001) %>% #filter(experiment=="test2") %>%View()
  ggplot(aes(x=FC_ratio_real, y=FC_cn, col=experiment, pch=version)) +
  geom_point() +
  geom_abline(aes(slope=1, intercept=0)) +
  xlab("Fold2-change of OD of\n cell proportion ratios (Crim:Neon)") +
  ylab("Fold2-change of fluorescence (Crim:Neon)")
gg_ratio_standard
ggsave("01_standard_curve/gg_ratio_standard.png", gg_ratio_standard, height=4, width=6)

allConv_slopeconstants 
allConv_slopeconstants_adj <- allConv_slopeconstants %>%
  select(experiment, FC_slope_ratio) %>%
  filter(experiment!="allLog10_winter") %>%
  rename(stcurve = experiment)
gg_ratio_standard_adjsted <- dat_mix_adj %>%
  filter(!(prop_crim==0 & prop_neon==0)) %>%
  filter(OD_both>0.001) %>%
  full_join(allConv_slopeconstants_adj) %>%
  ggplot(aes(x=FC_ratio_real, y=FC_cn - FC_slope_ratio,  col=experiment)) +
  geom_point() +
  geom_abline(aes(slope=1, intercept=0))+
  xlab("Fold2-change of \ncell proportion ratios (Crim:Neon)") +
  ylab("Fold2-change of Abs600 (Crim:Neon)\n plus log2 slope ratio constant calculated by standard curve") +
  labs(title = "Removed total OD<0.001; and OD==0 for either strain") +
  facet_grid(version~stcurve
             , labeller = labeller(version=c(Nobgadj="No background\nneon adjustment", winter="Neon autofluorescence\nadjustment")
                                   ,stcurve=c(exponential_200="Standard curve made with\nExponential culture, 200uL\nIntercept forced through 0"
                                             ,exponential_200_winter="Standard curve made with\nExponential culture, 200uL\nFree intercept"
                                             ,exponential_275="Standard curve made with\nExponential culture, 275uL\nIntercept forced through 0"
                                             ,exponential_275_winter="Standard curve made with\nExponential culture, 275uL\nFree intercept"
                                             ,overnight_200="Standard curve made with\nOvernight culture, 200uL\nIntercept forced through 0"
                                             ,overnight_200_winter="Standard curve made with\nOvernight culture, 200uL\nFree intercept"
                                             ,overnight_275="Standard curve made with\nOvernight culture, 275uL\nIntercept forced through 0"
                                             ,overnight_275_winter="Standard curve made with\nOvernight culture, 275uL\nFree intercept"
                                   )))
gg_ratio_standard_adjsted
ggsave("01_standard_curve/gg_ratio_standard_adjsted.png", gg_ratio_standard_adjsted, height=6, width=16)

# Using a constant is the SAME as converting to "pure cells" and then calculating ratios.
gg_ratio_using_standard_curve <- dat_mix_adj %>%
  filter(!(prop_crim==0 & prop_neon==0)) %>%
  filter(OD_both>0.001) %>%
  ggplot(aes(x=FC_ratio_real, y=FC_estAbs, col=experiment)) +
  geom_point() +
  # geom_smooth(method="lm", se = FALSE)+
  geom_abline(aes(slope=1, intercept=0))+
  xlab("Fold2-change of \ncell proportion ratios (Crim:Neon)") +
  ylab("Fold2-change of estimated Abs600 (Crim:Neon)\n using different standard curves")+
  labs(title = "Removed total OD<0.001; and OD==0 for either strain") +
  facet_grid(version~stcurve
             , labeller = labeller(version=c(Nobgadj="No background\nneon adjustment", winter="Neon autofluorescence\nadjustment")
                                   ,stcurve=c(exponential_200="Standard curve made with\nExponential culture, 200uL\nIntercept forced through 0"
                                              ,exponential_200_winter="Standard curve made with\nExponential culture, 200uL\nFree intercept"
                                              ,exponential_275="Standard curve made with\nExponential culture, 275uL\nIntercept forced through 0"
                                              ,exponential_275_winter="Standard curve made with\nExponential culture, 275uL\nFree intercept"
                                              ,overnight_200="Standard curve made with\nOvernight culture, 200uL\nIntercept forced through 0"
                                              ,overnight_200_winter="Standard curve made with\nOvernight culture, 200uL\nFree intercept"
                                              ,overnight_275="Standard curve made with\nOvernight culture, 275uL\nIntercept forced through 0"
                                              ,overnight_275_winter="Standard curve made with\nOvernight culture, 275uL\nFree intercept"
                                   )))

gg_ratio_using_standard_curve
ggsave("01_standard_curve/gg_ratio_using_standard_curve.png", gg_ratio_using_standard_curve, height=6, width=16)
##
# In order to calculate "absolute" values first, you need 2 coefficients: slope of neon and slope of crim
# To get slope, you need 2 (probably ideally 3) counts for each; thus you need to count 4-6 wells worth of cells
# Alternatively: you can just calculate the offset factor which is the conversion of 5:5 to 5:5
# You theoretically only need ONE value for this
dat_mix_adj
gg_ratio_stcurve_vs_constant_compare <- dat_mix_adj %>%
  rowwise() %>%
  mutate(minOD = min(c(OD_crim,OD_neon))) %>%
  ungroup() %>%
  full_join(allConv_slopeconstants_adj) %>%
  mutate(FC_cn_constantadj = FC_cn - FC_slope_ratio) %>%
  filter(!(prop_crim==0 & prop_neon==0)) %>%
  filter(OD_both>0.001) %>%
  select(FC_ratio_real, FC_estAbs, FC_cn_constantadj, experiment, version, stcurve,minOD) %>%
  filter(version=="winter") %>% select(-version) %>%
  pivot_longer(c(FC_estAbs, FC_cn_constantadj), names_to="type", values_to="FC_cn") %>%
  ggplot(aes(x=FC_ratio_real, y=FC_cn, pch=experiment, col=(minOD))) +
  geom_point(position = position_dodge()) +
  # geom_smooth(method="lm", se = FALSE)+
  geom_abline(aes(slope=1, intercept=0))+
  xlab("Fold2-change of \ncell proportion ratios (Crim:Neon)") +
  ylab("Fold2-change of estimated Abs600 (Crim:Neon)")+
  labs(title = "Removed total OD<0.001; and OD==0 for either strain", col="Minimum OD\nin mix", shape="Experiment") +
  scale_shape_manual(values=c(15,17,19)) +
  facet_grid(type~stcurve
             ,labeller = labeller(type=c(FC_cn_constantadj="Log2-ratios of fluorescence plus\nlog2-slope-ratio-constant",
                                         FC_estAbs ="Log2-ratios of estimated absorbance\n(using st. curves)")
                                  , stcurve=c(exponential_200="Standard curve made with\nExponential culture, 200uL\nIntercept forced through 0"
                                              ,exponential_200_winter="Standard curve made with\nExponential culture, 200uL\nFree intercept"
                                              ,exponential_275="Standard curve made with\nExponential culture, 275uL\nIntercept forced through 0"
                                              ,exponential_275_winter="Standard curve made with\nExponential culture, 275uL\nFree intercept"
                                              ,overnight_200="Standard curve made with\nOvernight culture, 200uL\nIntercept forced through 0"
                                              ,overnight_200_winter="Standard curve made with\nOvernight culture, 200uL\nFree intercept"
                                              ,overnight_275="Standard curve made with\nOvernight culture, 275uL\nIntercept forced through 0"
                                              ,overnight_275_winter="Standard curve made with\nOvernight culture, 275uL\nFree intercept"
                                  )
                                  ))
  

gg_ratio_stcurve_vs_constant_compare
ggsave("01_standard_curve/gg_ratio_stcurve_vs_constant_compare.png", gg_ratio_stcurve_vs_constant_compare, height=7, width=16)


#### For simplified visual explanation ######
dat_mix_adj$stcurve
gg_simple_curve_fit <- dat_mix_adj %>%
  full_join(allConv_slopeconstants_adj) %>%
  mutate(FC_cn_constantadj = FC_cn - FC_slope_ratio) %>%
  filter(!(prop_crim==0 & prop_neon==0), experiment=="test3") %>%
  filter(OD_both>0.001) %>%
  filter(version=="winter", stcurve == "exponential_275") %>% select(-version, -stcurve) %>%
  select(FC_ratio_real, FC_cn_constantadj, FC_cn, experiment) %>%
  pivot_longer(c(FC_cn_constantadj, FC_cn), names_to="type", values_to="FC_fluor") %>%
  ggplot(aes(x=FC_ratio_real, y=FC_fluor)) +
  geom_point() +
  # geom_smooth(method="lm", se = FALSE)+
  geom_abline(aes(slope=1, intercept=0))+
  xlab("Fold2-change of \nculture proportion ratios\n(log2(CrimOD:NeonOD))") +
  ylab("Fold2-change of fluorescence ratios\n(log2(CrimFluor/NeonFluor))")+
  labs(title = "Removed total OD<0.001; when OD==0 for either strain") +
  facet_grid(.~type, labeller=labeller(type=c(FC_cn="Original plot\n(blanked fluoresence values)", FC_cn_constantadj="Y-transformed using\nlog2(m1/m2) constant")))+
  ylim(-5,5) +xlim(-5,5)
gg_simple_curve_fit
ggsave("01_standard_curve/gg_simple_curve_fit.png", gg_simple_curve_fit, height=5, width=8)

gg_simple_log2fc_example <- dat_mix_adj %>%
  full_join(allConv_slopeconstants_adj) %>%
  mutate(FC_cn_constantadj = FC_cn - FC_slope_ratio) %>%
  filter(!(prop_crim==0 & prop_neon==0), experiment=="test2") %>%
  # filter(OD_both>0.001) %>%
  filter(version=="winter", stcurve == "exponential_275") %>% select(-version, -stcurve) %>%
  select(FC_ratio_real, FC_cn, experiment) %>%
  # pivot_longer(c(FC_cn_constantadj, FC_cn), names_to="type", values_to="FC_fluor") %>%
  ggplot(aes(y=FC_ratio_real, x=FC_cn)) +
  geom_point() +
  ylab("Fold-change of \nculture proportion ratios\nlog2(CrimOD:NeonOD)") +
  xlab("Fold-change of fluorescence ratios\nlog2(CrimFluor/NeonFluor)")+
  # labs(title = "Removed total OD<0.001; when OD==0 for either strain") +
  # facet_grid(.~type, labeller=labeller(type=c(FC_cn="Original plot\n(blanked fluoresence values)", FC_cn_constantadj="Y-transformed using\nlog2(m1/m2) constant")))+
  ylim(-4,4) +xlim(-4,4)
gg_simple_log2fc_example
ggsave("01_standard_curve/gg_simple_log2fc_example.png", gg_simple_log2fc_example, height=3, width=4)
